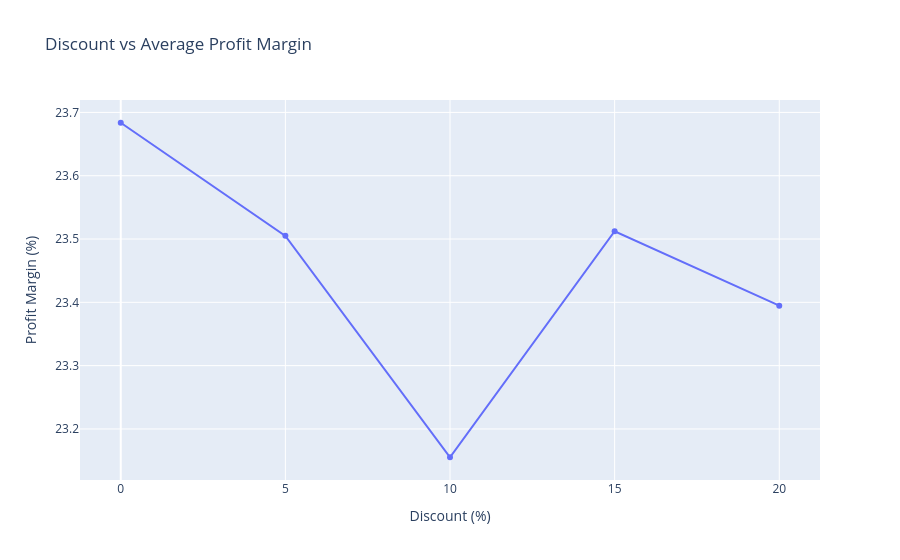

Notebook code for this chart:
### Code cell
fig = px.line(
    discount_analysis,
    x="Discount",
    y="Profit_Margin",
    markers=True,
    title="Discount vs Average Profit Margin",
    labels={
        "Discount": "Discount (%)",
        "Profit_Margin": "Profit Margin (%)"
    }
)

fig.show()

### Figure 1 — Plotly figure (JSON) as saved in the notebook; plotly's stock layout.template omitted (floating-point values rounded to 4 significant figures)
{"data": [{"hovertemplate": "Discount (%)=%{x}<br>Profit Margin (%)=%{y}<extra></extra>", "legendgroup": "", "line": {"color": "#636efa", "dash": "solid"}, "marker": {"symbol": "circle"}, "mode": "lines+markers", "name": "", "orientation": "v", "showlegend": false, "type": "scatter", "x": [0, 5, 10, 15, 20], "xaxis": "x", "y": [23.68, 23.5, 23.16, 23.51, 23.39], "yaxis": "y"}], "layout": {"legend": {"tracegroupgap": 0}, "title": {"text": "Discount vs Average Profit Margin"}, "xaxis": {"anchor": "y", "domain": [0, 1], "title": {"text": "Discount (%)"}}, "yaxis": {"anchor": "x", "domain": [0, 1], "title": {"text": "Profit Margin (%)"}}}}
